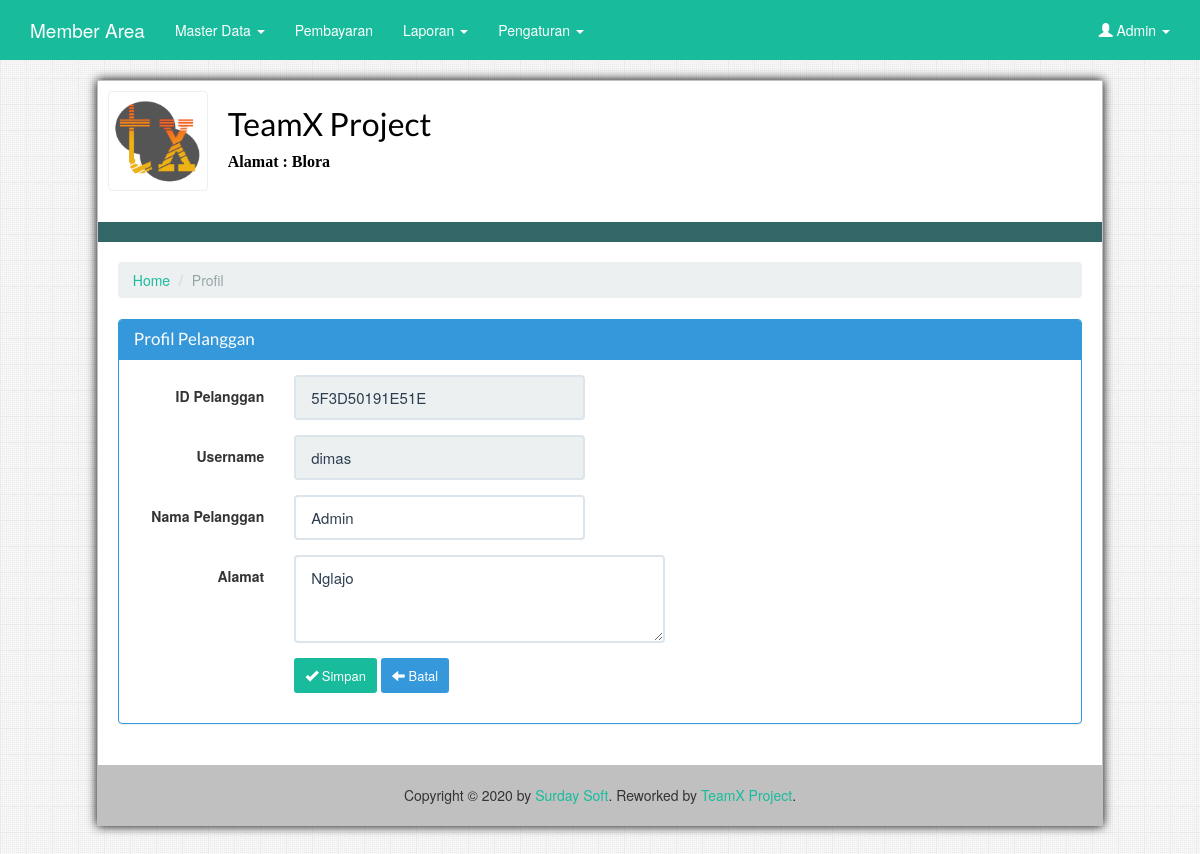
The app's page /index.php?page=profil (signed in) with its own data.
### tables this page shows
CREATE TABLE `t_setting` (
  `id` int(1) NOT NULL,
  `nama` varchar(64) NOT NULL,
  `alamat` text NOT NULL,
  `pemilik` varchar(64) NOT NULL,
  `logo` varchar(100) NOT NULL
);

CREATE TABLE `t_user` (
  `id_pelanggan` varchar(25) NOT NULL,
  `username` varchar(32) NOT NULL,
  `password` varchar(255) NOT NULL,
  `level` enum('admin','pelanggan') NOT NULL
);

CREATE TABLE `t_pelanggan` (
  `id_pelanggan` varchar(25) NOT NULL,
  `nama` varchar(64) NOT NULL,
  `alamat` varchar(128) NOT NULL,
  `no_hp` varchar(13) NOT NULL,
  `email` varchar(64) NOT NULL,
  `id_paket` varchar(16) NOT NULL
);

### index.php (the view, shortened to what this page needs)
<?php
  include "inc/config.php";
  $perusahaan = $db->prepare("SELECT * FROM t_setting limit 1");
  $perusahaan->execute();
  $seting = $perusahaan->fetch(PDO::FETCH_ASSOC);
?>
<html>
<head>
  <link href="css/bootstrap.css" rel="stylesheet">
  <link href="css/style.css" rel="stylesheet">
  <link rel="stylesheet" href="js/jquery/jquery-ui.css">
</head>
<body>
<div class="navbar navbar-inverse navbar-fixed-top">
      <div class="container">
        <div class="navbar-header">
          <a href="./" class="navbar-brand">Member Area</a>
        </div>
        <div class="navbar-collapse collapse" id="navbar-main">
          <ul class="nav navbar-nav">
            <?php if($_SESSION['level'] == 'admin'){ ;?>
            <li class="dropdown">
              <a class="dropdown-toggle" data-toggle="dropdown" href="#" id="themes">Master Data <span class="caret"></span></a>
            </li>
            <?php }?>
            <li><a href="?page=transaksi">Pembayaran</a></li>
            <li class="dropdown">
              <a class="dropdown-toggle" data-toggle="dropdown" href="#" id="themes">Laporan <span class="caret"></span></a>
            </li>
            <?php if($_SESSION['level'] == 'admin'){ ;?>
            <li class="dropdown">
              <a class="dropdown-toggle" data-toggle="dropdown" href="#" id="themes">Pengaturan <span class="caret"></span></a>
            </li>
            <?php }?>
          </ul>
          <ul class="nav navbar-nav navbar-right">
            <li class="dropdown">
              <a class="dropdown-toggle" data-toggle="dropdown" href="#" title="<?php echo ucfirst($_SESSION['username'])  ;?>" id="download"><span class="glyphicon glyphicon-user" aria-hidden="true"></span> <?php echo ucfirst($_SESSION['username'])  ;?> <span class="caret"></span></a>
            </li>
          </ul>
        </div>
      </div>
    </div>
<div id="wadah">
  <div id="kepala">
        <img src="img/logo.png" class="thumbnail span3" style="display: inline; float: left; margin-right: 20px; width: 100px; height: 100px">
        <h2 style="margin: 15px 0 10px 0; color: #000;"><?php echo $seting['nama'] ?></h2>
        <div style="color: #000; font-size: 16px; font-family: Tahoma" class="clearfix"><b>Alamat : <?php echo $seting['alamat'] ?></b></div>
  </div>
  <div id="isi">
  <?php
  $page = @$_GET['page'];
  $action = @$_GET['aksi'];
  if($page == "pelanggan"){
    if ($action == ""){
      include "view/l_pelanggan.php" ;
    }else if ($action == "tambah"){
      include "view/f_pelanggan.php" ;
    }else if ($action == "detail"){
      include "view/detail_pelanggan.php" ;
    }else if ($action == "edit"){
      include "view/u_pelanggan.php" ;
    }else if ($action == "delete"){
      include "view/l_pelanggan.php" ;
    }
  }else if ($page == "profil"){
    include "view/l_profil.php";
  }else if ($page == "perusahaan"){
    include "view/setting.php";
  }else if ($page == "user"){
    if($action == ""){
    include "view/l_user.php";
    }elseif ($action == "tambah") {
      include "view/f_user.php";
    }elseif ($action == "edit") {
      include "view/u_user.php";
    }elseif ($action == "delete") {
      include "view/l_user.php";
    }
  }else if ($page == "rekapbayar"){
    include "view/rekap_laporan.php";
  }else if ($page == "logout"){
    include "logout.php";
  }else if ($page == ""){
    include "view/xyz.php" ;
  }else {
    include "view/404.php";
  }
  ?>
  </div>
  <div id="ekor">
  Copyright &copy; <?php echo date('Y'); ?> by <a href="http://surdaysoft.com" target="_blank" title="SurdaySoft"> Surday Soft</a>. Reworked by <a href="https://teamxproject.online" target="_blank" title="TeamX Project"> TeamX Project</a>.
  </div>
</div>
</body>
</html>

### view/l_profil.php (shortened to what this page needs)
<ul class="breadcrumb">
  <li><a href="./">Home</a></li>
  <li class="active"><?php echo ucfirst($page) ; ?></li>
</ul>
 <?php
 $id = $_SESSION['id'];
 include "./inc/config.php";
 $query = $db->prepare("SELECT t_pelanggan.*, t_user.* from t_pelanggan, t_user where t_pelanggan.id_pelanggan='$id'");
 $query->execute();
 $data=$query->fetch(PDO::FETCH_ASSOC);
 ?>
<div class="panel panel-info">
  <div class="panel-heading">
    <h3 class="panel-title">Profil Pelanggan</h3>
  </div>
<div class="panel-body">
	<form class="form-horizontal"  method="post">
	  <div class="form-group">
	    <label class="col-sm-2 control-label">ID Pelanggan</label>
	    <div class="col-sm-4">
	      <input type="text" name="nama" readonly value="<?php echo $data[id_pelanggan]; ?>" class="form-control" placeholder="ID Pelanggan">
	    </div>
	  </div>
	  <div class="form-group">
	    <label class="col-sm-2 control-label">Username</label>
	    <div class="col-sm-4">
	      <input type="text" name="nama" readonly value="<?php echo $data[username]; ?>" class="form-control" placeholder="Username">
	    </div>
	  </div>
	  <div class="form-group">
	    <label class="col-sm-2 control-label">Nama Pelanggan</label>
	    <div class="col-sm-4">
	      <input type="text" name="nama" value="<?php echo $data[nama]; ?>" class="form-control" placeholder="Nama Pelanggan">
	    </div>
	  </div>
	  <div class="form-group">
	    <label class="col-sm-2 control-label">Alamat</label>
	    <div class="col-sm-5">
	      <textarea class="form-control" name="alamat" rows="3"><?php echo $data[alamat]; ?></textarea>
	    </div>
	  </div>
	  <div class="form-group">
	    <div class="col-sm-offset-2 col-sm-10">
	    <button type="submit" name="simpan" class="btn btn-success btn-sm"><span class="glyphicon glyphicon-ok" aria-hidden="true"></span> Simpan</button>
        <a href="./" class="btn btn-info btn-sm"><span class="glyphicon glyphicon-arrow-left" aria-hidden="true"></span> Batal </a>
	    </div>
	  </div>
	</form>
</div>
</div>

### css/style.css (style rules this page uses)
body { background: url(../img/tiny_grid.png); }
#wadah { width: 85%; margin: 80px auto; border: 1px solid silver; box-shadow: 0 0 10px #000; background-color: #fff; }
#kepala { font-size: 20px; padding: 10px; border-bottom: 20px solid #336666; }
#kepala img { background-repeat: no-repeat; }
#isi { min-height: 400px; padding: 20px; }
#ekor { text-align: center; padding: 20px; background-color: silver; }

### records on screen
t_setting: nama "TeamX Project", alamat "Blora"
t_user: nama "5F3D50191E51E", nama "dimas"
t_pelanggan: nama "Admin", alamat "Nglajo"

### other values on screen
$_SESSION['username'] "Admin"
$page "Profil"
